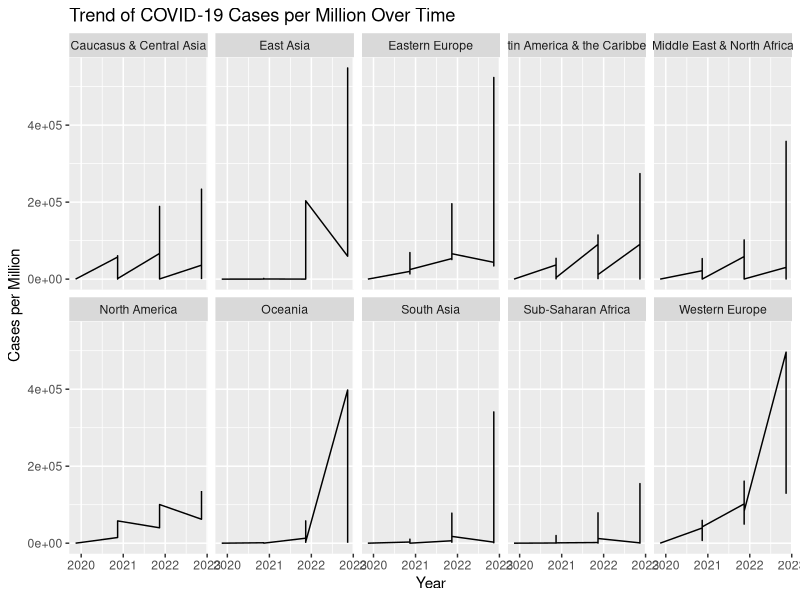
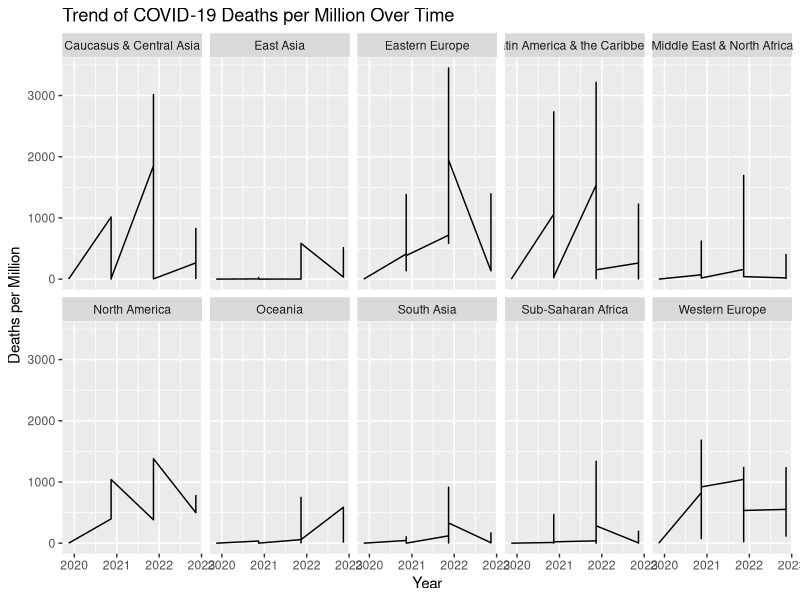
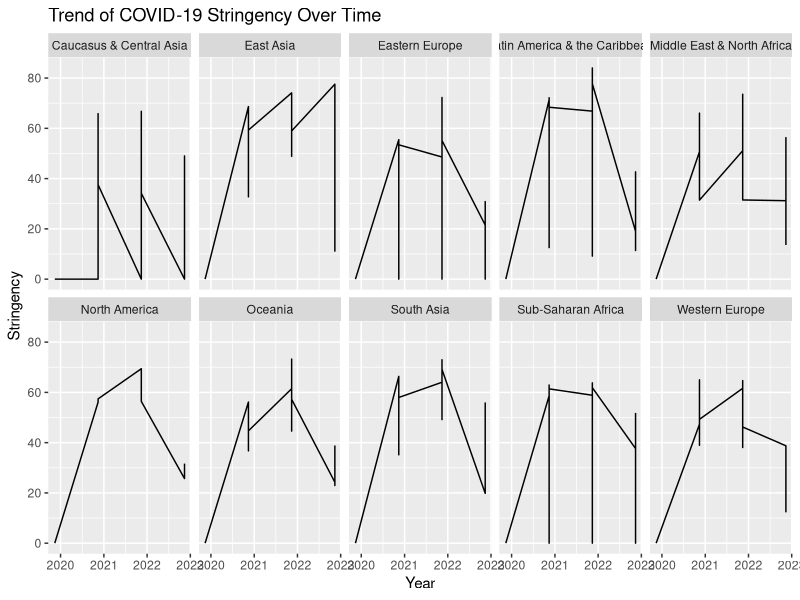
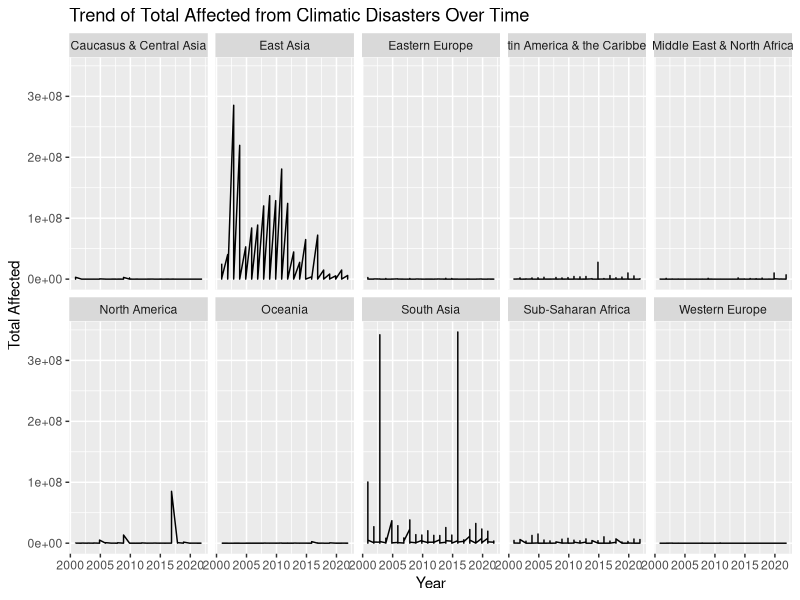
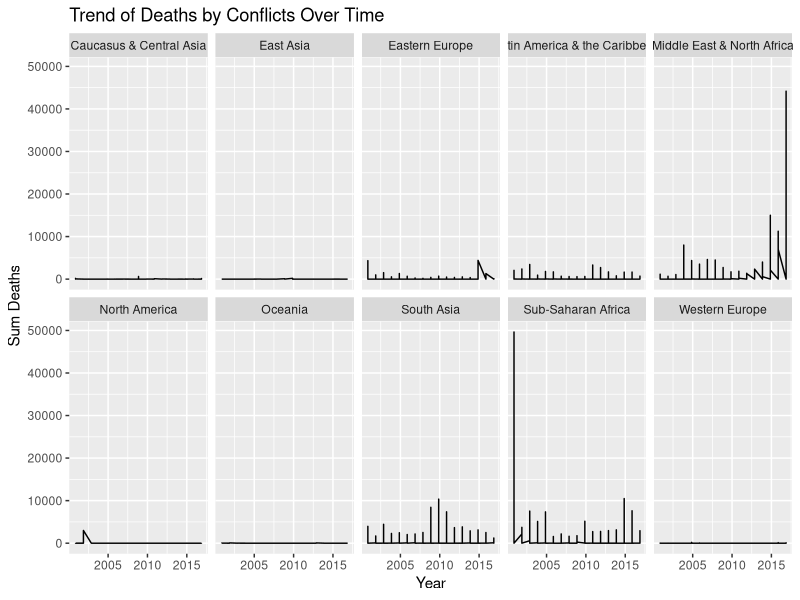
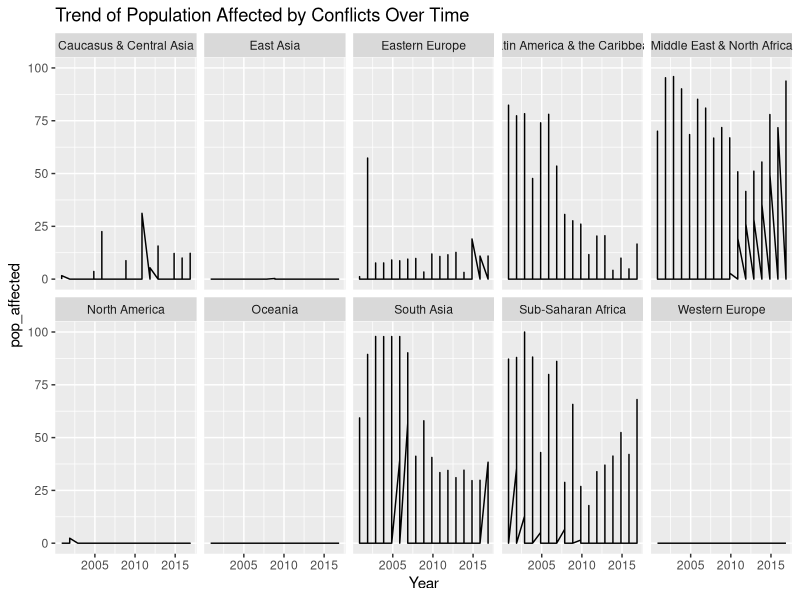
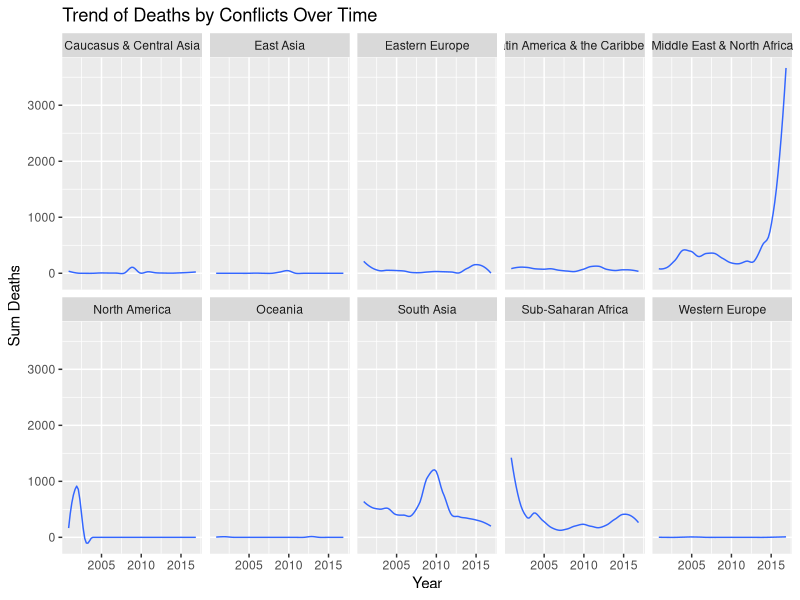
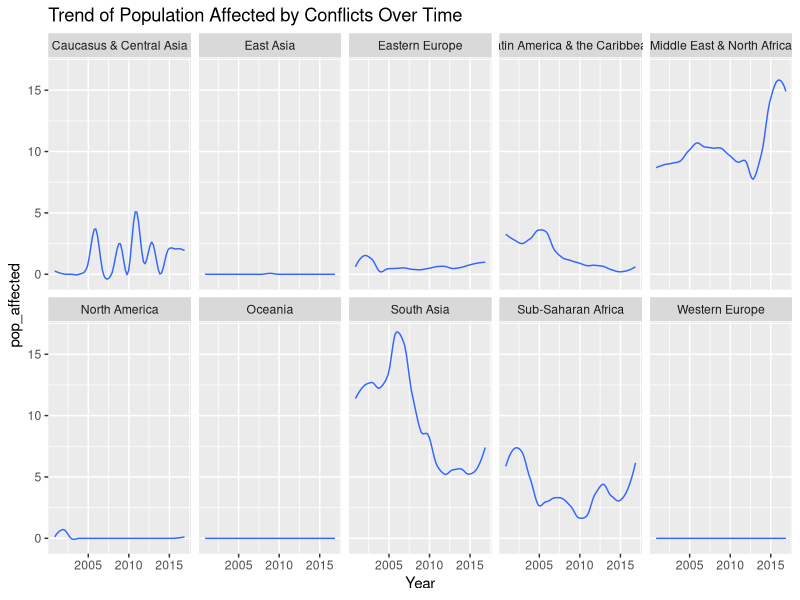

The R script that drew these images, in order: (Note: this script raises an error after producing the figures.)
###Is the evolution in sustainable development influenced by uncontrollable events, such as economic crisis, health crises and natural disasters? ###

install.packages("corrplot")
install.packages("ggplot2")
install.packages("reshape2")
install.packages("here")
library(corrplot)
library(ggplot2)
library(reshape2)
library(here)


# Importation of the data for this question
Q3.1 <- read.csv(here("scripts", "data", "data_question3_1.csv"))
Q3.2 <- read.csv(here("scripts", "data", "data_question3_2.csv"))
Q3.3 <- read.csv(here("scripts", "data", "data_question3_3.csv"))


#_____________________________________________________________________

#2. Data exploration
#Correlation_matrix <- cor(Q3.1[, c("goal1", "goal2", "goal3", "goal4", "goal5", "goal6", "goal7", "goal8", "goal9", "goa10", "goal11", "goal12", "goal13", "goal15", "goal16", "total_deaths")])


# Convert 'year' column to date format if it's not already in date format
Q3.1$year <- as.Date(as.character(Q3.1$year), format = "%Y")
Q3.2$year <- as.Date(as.character(Q3.2$year), format = "%Y")
Q3.3$year <- as.Date(as.character(Q3.3$year), format = "%Y")

# Replace the missing values by zero
Q3.1[is.na(Q3.1)] <- 0
print(Q3.1)

# Explore descriptive statistics
summary(Q3.1)  # Display summary statistics for all variables


# Time-series analysis of COVID-19 cases per million by region
# Filter COVID-19 data for dates after 2019
covid_filtered <- Q3.2[Q3.2$year >= as.Date("2019-01-01"), ]

ggplot(data = covid_filtered, aes(x = year, y = cases_per_million)) +
  geom_line() +
  labs(title = "Trend of COVID-19 Cases per Million Over Time", x = "Year", y = "Cases per Million")+
  facet_wrap(~ region, nrow = 2)  

# Time-series analysis of COVID-19 deaths per million by region
ggplot(data = covid_filtered, aes(x = year, y = deaths_per_million)) +
  geom_line() +
  labs(title = "Trend of COVID-19 Deaths per Million Over Time", x = "Year", y = "Deaths per Million")+
  facet_wrap(~ region, nrow = 2)  

# Time-series analysis of COVID-19 stringency by region
ggplot(data = covid_filtered, aes(x = year, y = stringency)) +
  geom_line() +
  labs(title = "Trend of COVID-19 Stringency Over Time", x = "Year", y = "Stringency")+
  facet_wrap(~ region, nrow = 2)  



# Time-series analysis of climatic disasters with total affected
ggplot(data = Q3.1, aes(x = year, y = total_affected)) +
  geom_line() +
  labs(title = "Trend of Total Affected from Climatic Disasters Over Time", x = "Year", y = "Total Affected")+
  facet_wrap(~ region, nrow = 2)  # Modify nrow as per your preference for rows in facet grid


# Time-series analysis of Conflicts
# Filter conflict data for the years between 2000 and 2016
conflicts_filtered <- Q3.3[Q3.3$year >= as.Date("2000-01-01") & Q3.3$year <= as.Date("2016-12-31"), ]

ggplot(data = conflicts_filtered, aes(x = year, y = sum_deaths)) +
  geom_line() +
  labs(title = "Trend of Deaths by Conflicts Over Time", x = "Year", y = "Sum Deaths")+
  facet_wrap(~ region, nrow = 2)

#We can see that the regions' the most affected by the conflicts are : Middle east and north Africa, Sub-saharan Africa, South Asia, then less America & the Caribbean and Eastern Europe

ggplot(data = conflicts_filtered, aes(x = year, y = pop_affected)) +
  geom_line() +
  labs(title = "Trend of Population Affected by Conflicts Over Time", x = "Year", y = "pop_affected")+
  facet_wrap(~ region, nrow = 2)  
##We can see that the regions' the most affected by the conflicts are : Middle east and north Africa, Sub-saharan Africa, South Asia, America & the Caribbean, Eastern Europe ans sometimes Caucasus and Central Asia

#Histo? -----> nicer

# Trend of Deaths by Conflicts Over Time
ggplot(data = conflicts_filtered, aes(x = year, y = sum_deaths)) +
  geom_smooth(method = "loess", se = FALSE, span = 0.3, size = 0.5) +  # Using loess smoothing method
  labs(title = "Trend of Deaths by Conflicts Over Time", x = "Year", y = "Sum Deaths") +
  facet_wrap(~ region, nrow = 2)

# Trend of Population Affected by Conflicts Over Time
ggplot(data = conflicts_filtered, aes(x = year, y = pop_affected)) +
  geom_smooth(method = "loess", se = FALSE, span = 0.3, size = 0.5) +  # Using loess smoothing method
  labs(title = "Trend of Population Affected by Conflicts Over Time", x = "Year", y = "pop_affected") +
  facet_wrap(~ region, nrow = 2)



#___________________________________________________________________________________________
#3. correlation Analysis per country -> irrelevant, I ll try to do it by region

# Extract relevant columns (goals and disaster variables) from Q3.1
disaster_data <- Q3.1[, c("goal1", "goal2", "goal3", "goal4", "goal5", "goal6", "goal7", "goal8", "goal9", "goal10", "goal11", "goal12", "goal13", "goal15", "goal16", "total_deaths", "no_injured", "no_affected", "no_homeless", "total_affected", "total_damages")]

# Compute correlation matrix
correlation_disaster <- cor(disaster_data)

# Visualize correlation matrix (optional)
corrplot::corrplot(correlation_disaster, method = "color")




# Extract relevant columns (goals and COVID-19 variables) from Q3.2
covid_data <- Q3.2[, c("goal1", "goal2", "goal3", "goal4", "goal5", "goal6", "goal7", "goal8", "goal9", "goal10", "goal11", "goal12", "goal13", "goal15", "goal16", "cases_per_million", "deaths_per_million", "stringency")]

# Compute correlation matrix
correlation_covid <- cor(covid_data)

# Visualize correlation matrix (optional)
corrplot::corrplot(correlation_covid, method = "color")




# Extract relevant columns (goals and conflict variables) from Q3.3
conflict_data <- Q3.3[, c("goal1", "goal2", "goal3", "goal4", "goal5", "goal6", "goal7", "goal8", "goal9", "goal10", "goal11", "goal12", "goal13", "goal15", "goal16", "pop_affected", "area_affected", "max_intensity")]

# Compute correlation matrix
correlation_conflict <- cor(conflict_data)

# Visualize correlation matrix (optional)
corrplot::corrplot(correlation_conflict, method = "color")





####### 3. correlation Analysis per Region#####

# Get the names of the regions from the disaster dataset
regions <- unique(Q3.1$region)

# Group data by region and calculate mean for each variable
disaster_data_by_region <- Q3.1 %>%
  group_by(region) %>%
  summarize(across(starts_with("goal"), mean),  # Compute mean for goal variables
            across(total_deaths:total_damages, sum))  # Sum for disaster-related variables

# Compute correlation matrix for each region
correlation_disaster_by_region <- cor(disaster_data_by_region[, -1])

# Visualize correlation matrix for each region (optional)
corrplot::corrplot(correlation_disaster_by_region, method = "color")





grouped_data_by_region <- Q3.1 %>%
  group_by(region)

# Specify the list of disaster-related variables you want to correlate with SDG goals
disaster_variables <- c("total_affected", "total_deaths", "no_injured", "total_damages", "no_homeless")  # Update with your desired variables

# Compute correlations between SDG goals and multiple disaster-related variables for each region
correlations_by_region <- grouped_data_by_region %>%
  summarize(across(starts_with("goal"), ~cor(.x, across(all_of(disaster_variables)))), .groups = "drop")

# View correlations by region
print(correlations_by_region)





# Subset data for South and East Asia from Q3.1 dataset
south_east_asia_data <- Q3.1[Q3.1$region %in% c("South Asia", "East Asia"), ]


# Select relevant columns for correlation analysis
relevant_columns <- c("goal1", "goal2", "goal3", "goal4", "goal5", "goal6", "goal7", "goal8", "goal9", "goal10", "goal11", "goal12", "goal13", "goal15", "goal16", "total_affected", "no_homeless")

# Compute correlation matrix for South and East Asia data
correlation_matrix_disaster_Asia <- cor(south_east_asia_data[, relevant_columns], use = "complete.obs")

# View the correlation matrix
print(correlation_matrix)

# Melt the correlation matrix for ggplot2
cor_melted <- as.data.frame(as.table(correlation_matrix_disaster_Asia))
names(cor_melted) <- c("Variable1", "Variable2", "Correlation")

# Create the heatmap
ggplot(data = cor_melted, aes(Variable1, Variable2, fill = Correlation)) +
  geom_tile() +
  scale_fill_gradient2(low = "blue", high = "red", mid = "white",
                       midpoint = 0, limit = c(-1, 1), space = "Lab",
                       name = "Correlation") +
  theme_minimal() +
  theme(axis.text.x = element_text(angle = 45, vjust = 1, size = 8, hjust = 1),
        axis.text.y = element_text(size = 8)) +
  coord_fixed() +
  labs(x = '', y = '',
       title = 'Correlation between the climate disasters and the SDG goals in South and East Asia')



##3. Correlation Analysis COVID###

# Filter COVID-19 data for the relevant time period
covid_filtered <- Q3.2[Q3.2$year >= as.Date("2019-01-01"), ]

# Select relevant columns for correlation analysis
relevant_columns <- c("goal1", "goal2", "goal3", "goal4", "goal5", "goal6", "goal7", "goal8", "goal9", "goal10", "goal11", "goal12", "goal13", "goal15", "goal16", "stringency", "cases_per_million", "deaths_per_million")
# Subset data with relevant columns for correlation analysis
relevant_data <- covid_filtered[, relevant_columns]

# Compute correlation matrix for Covid Data
correlation_matrix_Covid <- cor(relevant_data, use = "complete.obs")

print(correlation_matrix_Covid)

# Melt the correlation matrix for ggplot2
cor_melted <- as.data.frame(as.table(correlation_matrix_Covid))
names(cor_melted) <- c("Variable1", "Variable2", "Correlation")

# Create the heatmap
ggplot(data = cor_melted, aes(Variable1, Variable2, fill = Correlation)) +
  geom_tile() +
  scale_fill_gradient2(low = "blue", high = "red", mid = "white",
                       midpoint = 0, limit = c(-1, 1), space = "Lab",
                       name = "Correlation") +
  theme_minimal() +
  theme(axis.text.x = element_text(angle = 45, vjust = 1, size = 8, hjust = 1),
        axis.text.y = element_text(size = 8)) +
  coord_fixed() +
  labs(x = '', y = '',
       title = 'Correlation between COVID and the SDG goals')


##3. Correlation Analysis Conflicts###

# Filter data for specific regions
selected_regions <- c("Middle East & North Africa", "Sub-Saharan Africa", "South Asia", "Latin America & the Caribbean", "Eastern Europe")
conflicts_selected <- Q3.3[Q3.3$region %in% selected_regions, ]

# Select relevant columns for the correlation analysis
relevant_columns <- c("goal1", "goal2", "goal3", "goal4", "goal5", "goal6", "goal7", "goal8", "goal9", "goal10", "goal11", "goal12", "goal13", "goal15", "goal16", "sum_deaths")

# Compute correlation matrix for the selected regions
correlation_matrix_Conflicts_Deaths <- cor(conflicts_selected[, relevant_columns], use = "complete.obs")

# View the correlation matrix
print(correlation_matrix_Conflicts_Deaths)

# Melt the correlation matrix for ggplot2
cor_melted <- as.data.frame(as.table(correlation_matrix_Conflicts_Deaths))
names(cor_melted) <- c("Variable1", "Variable2", "Correlation")

# Create the heatmap
ggplot(data = cor_melted, aes(Variable1, Variable2, fill = Correlation)) +
  geom_tile() +
  scale_fill_gradient2(low = "blue", high = "red", mid = "white",
                       midpoint = 0, limit = c(-1, 1), space = "Lab",
                       name = "Correlation") +
  theme_minimal() +
  theme(axis.text.x = element_text(angle = 45, vjust = 1, size = 8, hjust = 1),
        axis.text.y = element_text(size = 8)) +
  coord_fixed() +
  labs(x = '', y = '',
       title = 'Correlation between Conflicts deaths and the SDG goals')




# Filter data for specific regions
selected_regions <- c("Latin America & the Caribbean")
conflicts_selected <- Q3.3[Q3.3$region %in% selected_regions, ]

# Select relevant columns for the correlation analysis
relevant_columns <- c("goal1", "goal2", "goal3", "goal4", "goal5", "goal6", "goal7", "goal8", "goal9", "goal10", "goal11", "goal12", "goal13", "goal15", "goal16", "pop_affected")

# Compute correlation matrix for the selected regions
correlation_matrix_Conflicts_Deaths <- cor(conflicts_selected[, relevant_columns], use = "complete.obs")

# View the correlation matrix
print(correlation_matrix_Conflicts_Deaths)

# Melt the correlation matrix for ggplot2
cor_melted <- as.data.frame(as.table(correlation_matrix_Conflicts_Deaths))
names(cor_melted) <- c("Variable1", "Variable2", "Correlation")

# Create the heatmap
ggplot(data = cor_melted, aes(Variable1, Variable2, fill = Correlation)) +
  geom_tile() +
  scale_fill_gradient2(low = "blue", high = "red", mid = "white",
                       midpoint = 0, limit = c(-1, 1), space = "Lab",
                       name = "Correlation") +
  theme_minimal() +
  theme(axis.text.x = element_text(angle = 45, vjust = 1, size = 8, hjust = 1),
        axis.text.y = element_text(size = 8)) +
  coord_fixed() +
  labs(x = '', y = '',
       title = 'Correlation between Conflicts deaths and the SDG goals')






# Filter data for specific regions (pop_affected)
selected_regions <- c("Middle East & North Africa", "Sub-Saharan Africa", "South Asia", "Latin America & the Caribbean", "Eastern Europe","Caucasus and Central Asia")
conflicts_selected <- Q3.3[Q3.3$region %in% selected_regions, ]

# Select relevant columns for the correlation analysis
relevant_columns <- c("goal1", "goal2", "goal3", "goal4", "goal5", "goal6", "goal7", "goal8", "goal9", "goal10", "goal11", "goal12", "goal13", "goal15", "goal16", "pop_affected")

# Compute correlation matrix for the selected regions
correlation_matrix_Conflicts_Pop_Affected <- cor(conflicts_selected[, relevant_columns], use = "complete.obs")

# View the correlation matrix
print(correlation_matrix_Conflicts_Pop_Affected)

# Melt the correlation matrix for ggplot2
cor_melted <- as.data.frame(as.table(correlation_matrix_Conflicts_Pop_Affected))
names(cor_melted) <- c("Variable1", "Variable2", "Correlation")

# Create the heatmap
ggplot(data = cor_melted, aes(Variable1, Variable2, fill = Correlation)) +
  geom_tile() +
  scale_fill_gradient2(low = "blue", high = "red", mid = "white",
                       midpoint = 0, limit = c(-1, 1), space = "Lab",
                       name = "Correlation") +
  theme_minimal() +
  theme(axis.text.x = element_text(angle = 45, vjust = 1, size = 8, hjust = 1),
        axis.text.y = element_text(size = 8)) +
  coord_fixed() +
  labs(x = '', y = '',
       title = 'Correlation between Conflicts Affected Population and the SDG goals')



###4. Regressions

#Disasters total affected, but which goal? 
# Perform linear regression
Lin_Reg_Disaster <- lm(goal1 ~ total_affected, data = Q3.1)

# Summary of the regression model
summary(Lin_Reg_Disaster)










